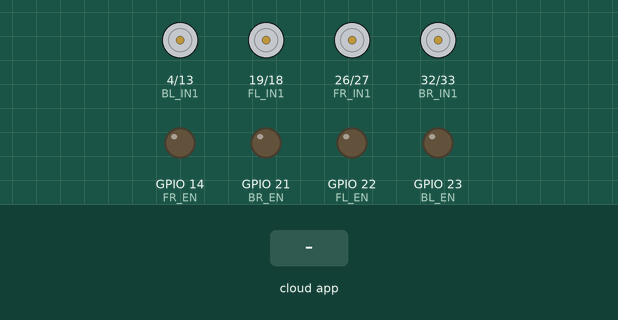
Simulated run of this sketch. Board: ESP32. Parts: motor-driver pin pairs drawn as motors (green arrow = first pin HIGH = forward, orange = second pin HIGH = backward, longer = more drive), output pins drawn as LEDs (lit = HIGH). Inputs (shaded band) come from the test bench. WiFi joins after 1.5 s; servers stay silent unless stated; what the sketch prints to the serial monitor is not drawn.

Above: at 2.8 s.
2.9 s: the phone or cloud app sets command to F
At 4.1 s:
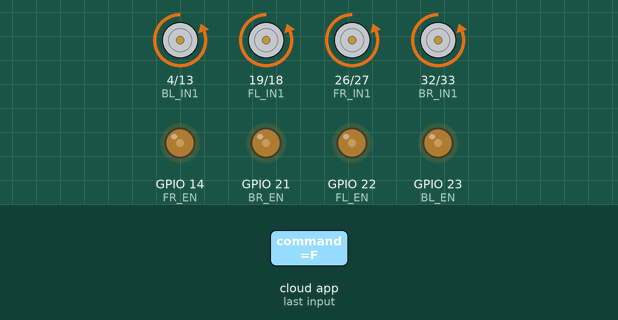
4.4 s: the phone or cloud app sets command to B
At 5.4 s:
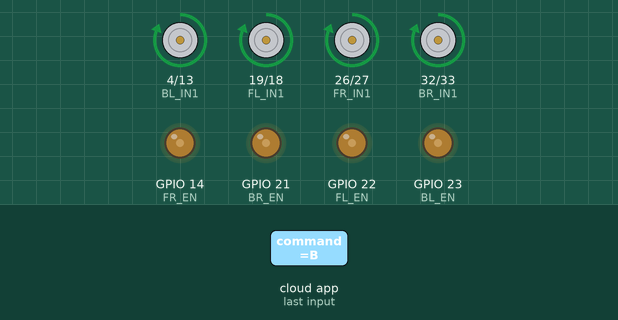
5.9 s: the phone or cloud app sets command to L
At 6.6 s:
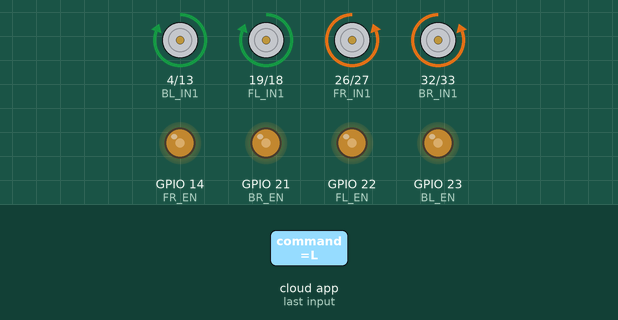
7.4 s: the phone or cloud app sets command to R
At 7.7 s:
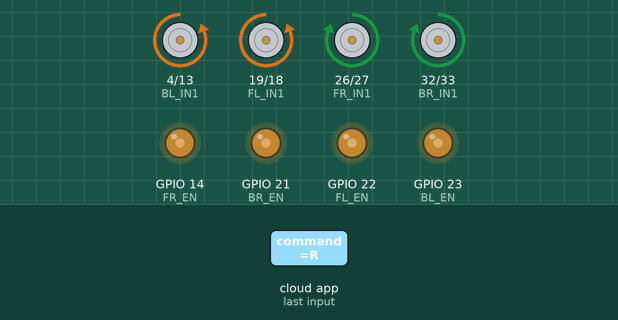
Timing chart, 0 to 12.9 s (numbered marks = the images above; inputs shaded):
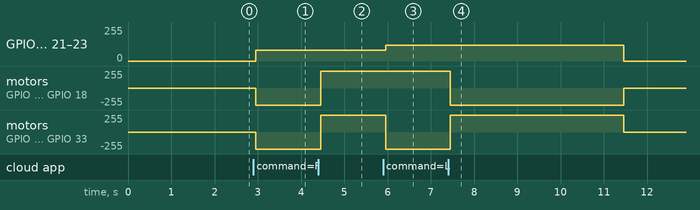

Measured:
- after the input at 2.9 s, GPIO 14 (FR_EN), GPIO 21 (BR_EN), GPIO 22 (FL_EN), GPIO 23 (BL_EN): 0/255 → 80/255 after 0.05 s; motor on GPIO 4 (BL_IN1) / GPIO 13 (BL_IN2), motor on GPIO 19 (FL_IN1) / GPIO 18 (FL_IN2), motor on GPIO 26 (FR_IN1) / GPIO 27 (FR_IN2), motor on GPIO 32 (BR_IN1) / GPIO 33 (BR_IN2): stopped → backward 255/255 after 0.05 s
- after the input at 4.4 s, motor on GPIO 4 (BL_IN1) / GPIO 13 (BL_IN2), motor on GPIO 19 (FL_IN1) / GPIO 18 (FL_IN2), motor on GPIO 26 (FR_IN1) / GPIO 27 (FR_IN2), motor on GPIO 32 (BR_IN1) / GPIO 33 (BR_IN2): backward 255/255 → forward 255/255 after 0.05 s
- after the input at 5.9 s, GPIO 14 (FR_EN), GPIO 21 (BR_EN), GPIO 22 (FL_EN), GPIO 23 (BL_EN): 80/255 → 120/255 after 0.05 s; motor on GPIO 26 (FR_IN1) / GPIO 27 (FR_IN2), motor on GPIO 32 (BR_IN1) / GPIO 33 (BR_IN2): forward 255/255 → backward 255/255 after 0.05 s
- after the input at 7.4 s, GPIO 14 (FR_EN), GPIO 21 (BR_EN): 120/255 → 0/255 after 4.1 s instead of 2.6 s

The sketch:

ESP_Code.ino
```cpp
#include <WiFi.h>
#include <Firebase_ESP_Client.h>
#include "addons/TokenHelper.h"

#define WIFI_SSID "WIFI SSID"
#define WIFI_PASSWORD "WIFI PASSWORD"

#define API_KEY "Firebase API Key"
#define DATABASE_URL "Database URL"

FirebaseData fbdoStream;
FirebaseAuth auth;
FirebaseConfig config;

volatile bool signupOK = false;

#define FR_IN1 26
#define FR_IN2 27
#define FR_EN  14

#define BR_IN1 32
#define BR_IN2 33
#define BR_EN  21

#define FL_IN1 19
#define FL_IN2 18
#define FL_EN  22

#define BL_IN1 4
#define BL_IN2 13
#define BL_EN  23

const int testSpeed = 80;
const int turnSpeed = 120;

String currentCommand = "S";
unsigned long lastCommandMillis = 0;
const unsigned long COMMAND_TIMEOUT_MS = 4000;

// ==================== MOVE FORWARD ====================

void moveForward() {
  analogWrite(FR_EN, testSpeed);
  analogWrite(BR_EN, testSpeed);
  analogWrite(FL_EN, testSpeed);
  analogWrite(BL_EN, testSpeed);

  digitalWrite(FR_IN1, LOW);
  digitalWrite(FR_IN2, HIGH);

  digitalWrite(BR_IN1, LOW);
  digitalWrite(BR_IN2, HIGH);

  digitalWrite(FL_IN1, LOW);
  digitalWrite(FL_IN2, HIGH);

  digitalWrite(BL_IN1, LOW);
  digitalWrite(BL_IN2, HIGH);
}

// ==================== MOVE BACKWARD ====================

void moveBackward() {
  analogWrite(FR_EN, testSpeed);
  analogWrite(BR_EN, testSpeed);
  analogWrite(FL_EN, testSpeed);
  analogWrite(BL_EN, testSpeed);

  digitalWrite(FR_IN1, HIGH);
  digitalWrite(FR_IN2, LOW);

  digitalWrite(BR_IN1, HIGH);
  digitalWrite(BR_IN2, LOW);

  digitalWrite(FL_IN1, HIGH);
  digitalWrite(FL_IN2, LOW);

  digitalWrite(BL_IN1, HIGH);
  digitalWrite(BL_IN2, LOW);
}

// ==================== MOVE LEFT ====================

void moveLeft() {
  analogWrite(FR_EN, turnSpeed);
  analogWrite(BR_EN, turnSpeed);
  analogWrite(FL_EN, turnSpeed);
  analogWrite(BL_EN, turnSpeed);

  digitalWrite(FR_IN1, LOW);
  digitalWrite(FR_IN2, HIGH);

  digitalWrite(BR_IN1, LOW);
  digitalWrite(BR_IN2, HIGH);

  digitalWrite(FL_IN1, HIGH);
  digitalWrite(FL_IN2, LOW);

  digitalWrite(BL_IN1, HIGH);
  digitalWrite(BL_IN2, LOW);
}

// ==================== MOVE RIGHT ====================

void moveRight() {
  analogWrite(FR_EN, turnSpeed);
  analogWrite(BR_EN, turnSpeed);
  analogWrite(FL_EN, turnSpeed);
  analogWrite(BL_EN, turnSpeed);

  digitalWrite(FL_IN1, LOW);
  digitalWrite(FL_IN2, HIGH);

  digitalWrite(BL_IN1, LOW);
  digitalWrite(BL_IN2, HIGH);

  digitalWrite(FR_IN1, HIGH);
  digitalWrite(FR_IN2, LOW);

  digitalWrite(BR_IN1, HIGH);
  digitalWrite(BR_IN2, LOW);
}

// ==================== STOP CAR ====================

void stopCar() {
  analogWrite(FR_EN, 0);
  analogWrite(BR_EN, 0);
  analogWrite(FL_EN, 0);
  analogWrite(BL_EN, 0);

  digitalWrite(FR_IN1, LOW);
  digitalWrite(FR_IN2, LOW);

  digitalWrite(BR_IN1, LOW);
  digitalWrite(BR_IN2, LOW);

  digitalWrite(FL_IN1, LOW);
  digitalWrite(FL_IN2, LOW);

  digitalWrite(BL_IN1, LOW);
  digitalWrite(BL_IN2, LOW);
}

// ==================== EXECUTE COMMAND ====================

void executeCommand(String cmd) {
  if (cmd == "F") {
    moveForward();
  } else if (cmd == "B") {
    moveBackward();
  } else if (cmd == "L") {
    moveLeft();
  } else if (cmd == "R") {
    moveRight();
  } else {
    stopCar();
  }
}

// ==================== FIREBASE STREAM CALLBACK ====================

void streamCallback(FirebaseStream data) {
  if (data.dataType() == "string") {
    String newCommand = data.stringData();
    newCommand.trim();
    newCommand.toUpperCase();

    if (newCommand.length() > 0) {
      currentCommand = newCommand;
      lastCommandMillis = millis();
      Serial.print("Received command: ");
      Serial.println(currentCommand);
      executeCommand(currentCommand);
    }
  }
}

void streamTimeoutCallback(bool timeout) {
  if (timeout) {
    Serial.println("Stream timeout, resuming...");
  }
}

// ==================== WIFI CONNECT ====================

void connectWiFi() {
  WiFi.begin(WIFI_SSID, WIFI_PASSWORD);
  Serial.print("Connecting to WiFi");
  while (WiFi.status() != WL_CONNECTED) {
    delay(500);
    Serial.print(".");
  }
  Serial.println();
  Serial.print("Connected! IP address: ");
  Serial.println(WiFi.localIP());
}

// ==================== FIREBASE CONNECT ====================

void connectFirebase() {
  config.api_key = API_KEY;
  config.database_url = DATABASE_URL;

  if (Firebase.signUp(&config, &auth, "", "")) {
    Serial.println("Firebase sign-up successful (anonymous)");
    signupOK = true;
  } else {
    Serial.printf("Firebase sign-up failed: %s\n", config.signer.signupError.message.c_str());
  }

  config.token_status_callback = tokenStatusCallback;
  Firebase.begin(&config, &auth);
  Firebase.reconnectWiFi(true);

  // Listen to /command path in Realtime Database
  if (!Firebase.RTDB.beginStream(&fbdoStream, "/command")) {
    Serial.printf("Stream begin failed: %s\n", fbdoStream.errorReason().c_str());
  }
  Firebase.RTDB.setStreamCallback(&fbdoStream, streamCallback, streamTimeoutCallback);
}

void setup() {
  Serial.begin(115200);

  pinMode(FR_IN1, OUTPUT);
  pinMode(FR_IN2, OUTPUT);
  pinMode(FR_EN, OUTPUT);

  pinMode(BR_IN1, OUTPUT);
  pinMode(BR_IN2, OUTPUT);
  pinMode(BR_EN, OUTPUT);

  pinMode(FL_IN1, OUTPUT);
  pinMode(FL_IN2, OUTPUT);
  pinMode(FL_EN, OUTPUT);

  pinMode(BL_IN1, OUTPUT);
  pinMode(BL_IN2, OUTPUT);
  pinMode(BL_EN, OUTPUT);

  stopCar();

  connectWiFi();
  connectFirebase();
}

void loop() {
  // Safety timeout: if no new command received in COMMAND_TIMEOUT_MS, stop the car
  if (currentCommand != "S" && millis() - lastCommandMillis > COMMAND_TIMEOUT_MS) {
    Serial.println("Command timeout, stopping car");
    currentCommand = "S";
    stopCar();
  }
}
```
